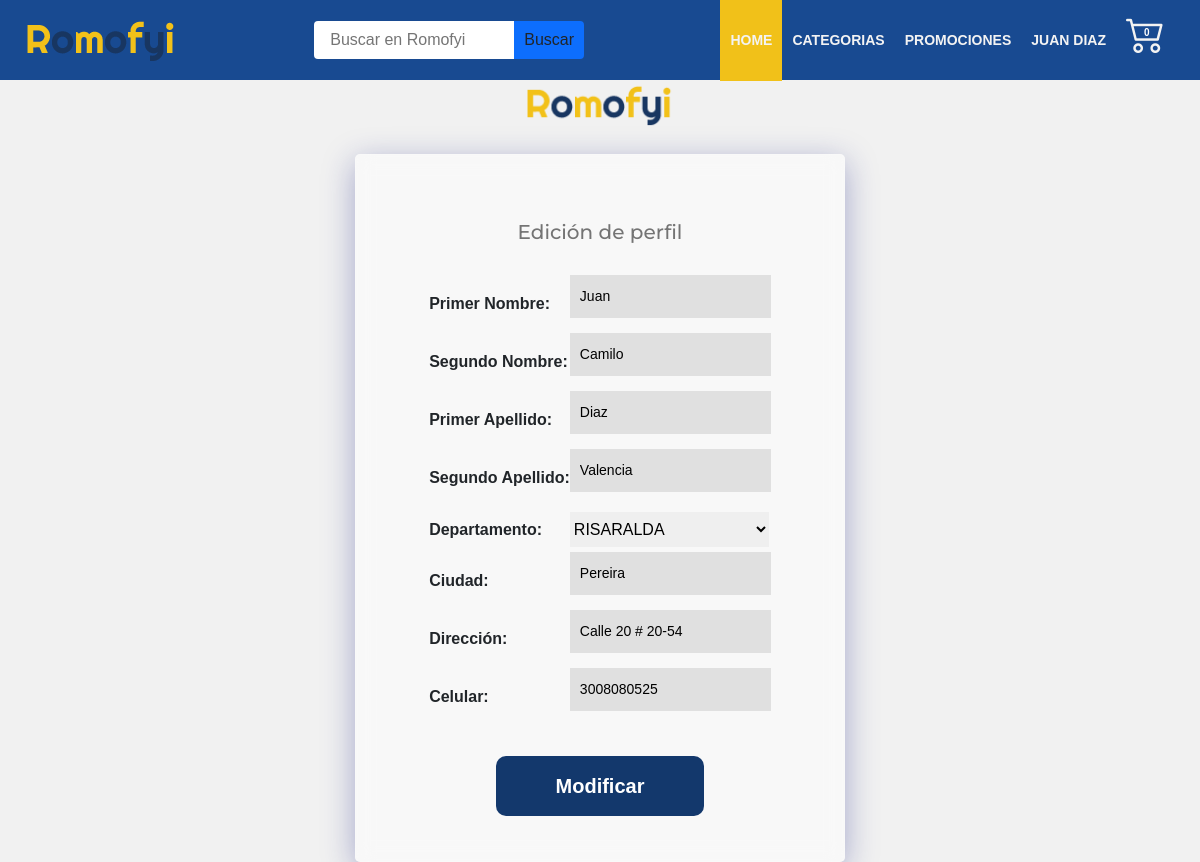
The page /modPerfUs/ (signed in) on the database as committed earlier.
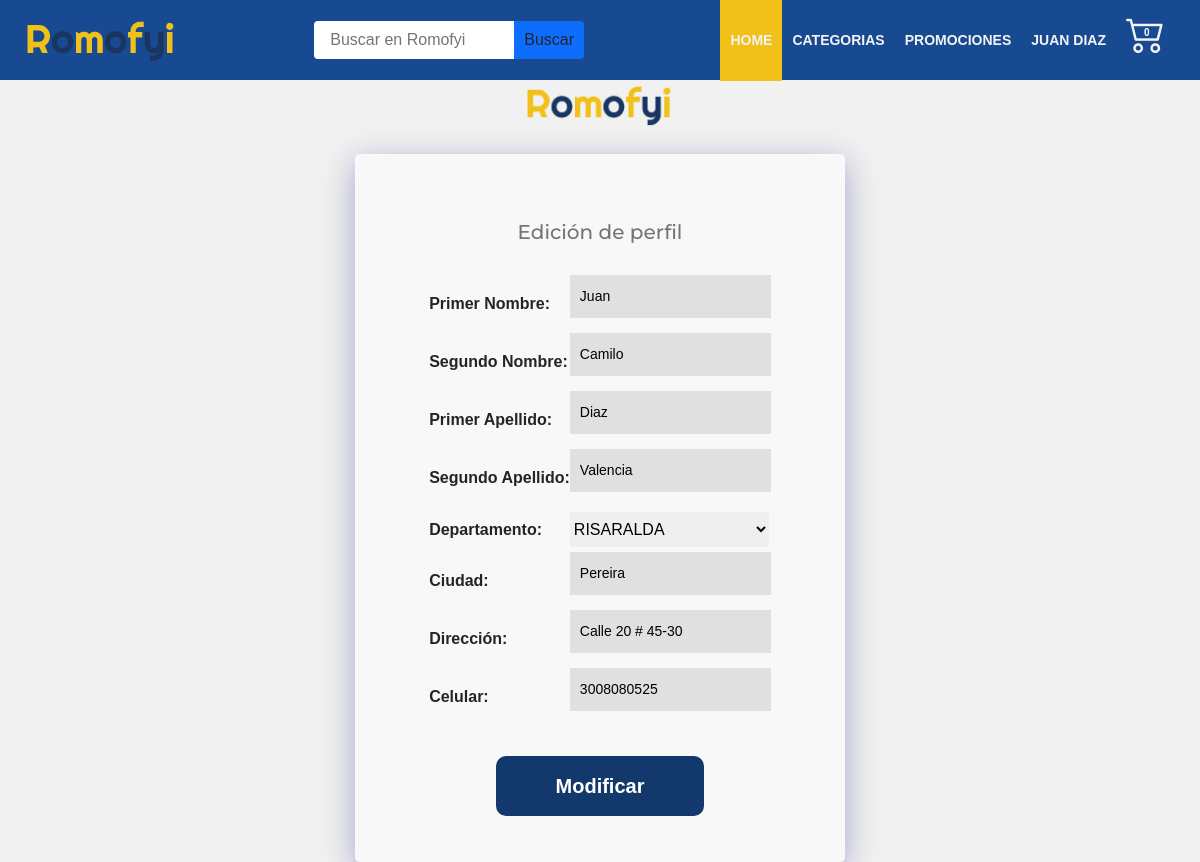
The same page on the database as committed later.
### Aplicaciones/Usuarios/models.py (models this page shows, shortened)
class PerfilUsuario(models.Model):
    nombre1 = models.CharField(max_length=30, default="user")
    nombre2 = models.CharField(max_length=30, default="default")
    primerApellido = models.CharField(max_length=50,default="")
    segundoApellido = models.CharField(max_length=50,default="")
    user = models.OneToOneField(User, null=False, blank=False, on_delete=models.CASCADE)
    departamento = models.CharField(max_length=50,choices = departamento, default = '')
    ciudad = models.CharField(max_length=50, default="")
    celular = models.CharField(max_length=10,default="")
    direccion = models.CharField(max_length=50,default="")
    created_at = models.DateTimeField(auto_now_add=True)

### Aplicaciones/Usuarios/views.py (the view)
# urls.py: path('modPerfUs/', modificarPerUsuario, name = 'ModificarPerfil'),
def modificarPerUsuario(request):
    user = request.user.id
    us = PerfilUsuario.objects.get(user_id = user)
    if request.method == 'POST':
        form = editarDatos(request.POST, request.FILES, instance= us)
        if form.is_valid():
            nom1 = request.POST.get('nombre1')
            nom2 = request.POST.get('nombre2')
            apel1 = request.POST.get('primerApellido')
            apel2 = request.POST.get('segundoApellido')
            dir = request.POST.get('direccion')
            depart = request.POST.get('departamento')
            ciudad = request.POST.get('ciudad')
            cel = request.POST.get('celular')
            us.nombre1 = nom1
            us.nombre2 = nom2
            us.segundoApellido = apel2
            us.primerApellido = apel1
            us.departamento = depart
            us.ciudad = ciudad
            us.direccion = dir
            us.celular = cel
            us.save()
            return redirect ('/')
    else:
        form=editarDatos(instance=us)
    context={
            'form':form,
        }
    return render (request, "registration/edicionPerfilUs.html", context)

### Aplicaciones/tiendaEnLinea/forms.py
class editarDatos(forms.ModelForm):
    nombre1 =           forms.CharField(label='Primer Nombre',required=False,)
    nombre2 =           forms.CharField(label='Segundo Nombre',required=False,)
    primerApellido =    forms.CharField(label='Primer Apellido',required=False,)
    segundoApellido =   forms.CharField(label='Segundo Apellido',required=False,)
    departamento =   forms.ChoiceField(label='Departamento',required=False, choices= departamento)
    ciudad =   forms.CharField(label='Ciudad',required=False,)
    direccion =   forms.CharField(label='Dirección',required=False,)
    celular =   forms.CharField(label='Celular',required=False,)
    class Meta:
        model = PerfilUsuario
        fields = ['nombre1','nombre2','primerApellido','segundoApellido','departamento','ciudad','direccion','celular']

### Aplicaciones/carrito/context_processor.py (called while the page is built)
def importe_total_carro(request):
    carro = Carro(request)
    total = 0
    CantTotal = 0
    if request.user.is_authenticated:
        for key, value in request.session["carro"].items():
            total = total + int(value["precio"])
            CantTotal = CantTotal + int(value["cantidad"])
    return{"importe_total_carro":total,"importe_CantTotal_carro":CantTotal}

### Aplicaciones/tiendaEnLinea/templates/registration/edicionPerfilUs.html (shortened to what this page needs)
{% extends 'base/base.html' %}
{% load static %}
{% block content %}
    <section class="section_form">
        <picture>
            <img src="{% static 'img/Logo/logo.png' %}" class="logo_login" alt="">
        </picture>
        <form class="form-login" method="POST">
            <h5>Edición de perfil</h5>
            <table class="registro__container">
                {{ form.as_table }}
            </table>
            <button class="buttons button--registro" type="submit">Modificar</button>
        </form>
    </section>
{% endblock %}

Rows that differ between the two databases and show on the page:
changed PerfilUsuario "Juan": direccion "Calle 20 # 20-54" → "Calle 20 # 45-30"
